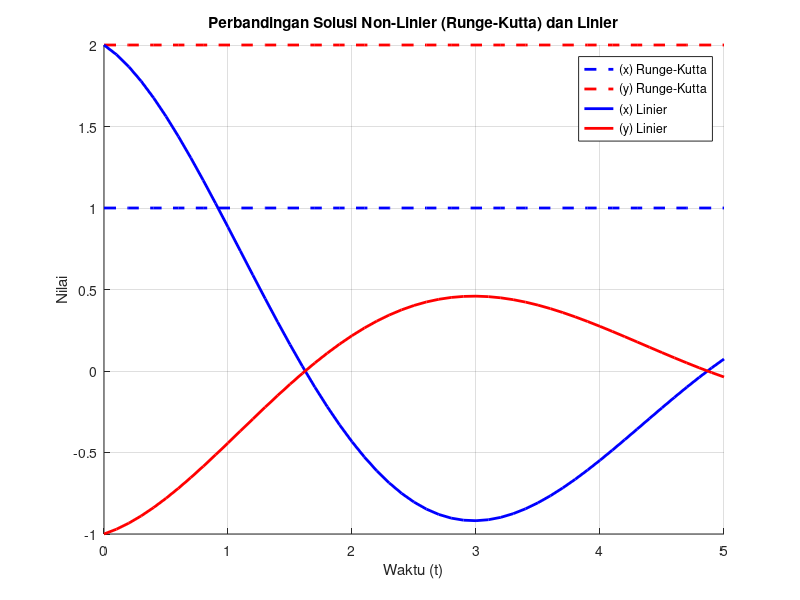

This chart was generated by the following MATLAB code:
% MATLAB Code: Comparison of Non-linear Runge-Kutta and Linearized Solution
clc;
clear;

% Parameter dan kondisi awal
u1 = 3/4; 
u2 = 1/2;
h = 0.1; % langkah waktu
t_end = 5; % waktu akhir
t = 0:h:t_end; % vektor waktu

% Kondisi awal
x0 = 1; 
y0 = 2;

% Sistem Non-Linier: Runge-Kutta Orde 4
x_nl = zeros(size(t)); % solusi x non-linier
y_nl = zeros(size(t)); % solusi y non-linier
x_nl(1) = x0;
y_nl(1) = y0;

for i = 1:length(t)-1
    % f(x, y) = dx/dt
    f = @(x, y) (1 - u1)*y^2 - x^2;
    % g(x, y) = dy/dt
    g = @(x, y) x - u2*x*y;
    
    % Runge-Kutta 4 untuk x
    k1 = h * f(x_nl(i), y_nl(i));
    l1 = h * g(x_nl(i), y_nl(i));
    
    k2 = h * f(x_nl(i) + 0.5*k1, y_nl(i) + 0.5*l1);
    l2 = h * g(x_nl(i) + 0.5*k1, y_nl(i) + 0.5*l1);
    
    k3 = h * f(x_nl(i) + 0.5*k2, y_nl(i) + 0.5*l2);
    l3 = h * g(x_nl(i) + 0.5*k2, y_nl(i) + 0.5*l2);
    
    k4 = h * f(x_nl(i) + k3, y_nl(i) + l3);
    l4 = h * g(x_nl(i) + k3, y_nl(i) + l3);
    
    x_nl(i+1) = x_nl(i) + (1/6)*(k1 + 2*k2 + 2*k3 + k4);
    y_nl(i+1) = y_nl(i) + (1/6)*(l1 + 2*l2 + 2*l3 + l4);
end

% Sistem Linier: Solusi Analitik
A = [0, 1; -1, -u2];
eig_val = eig(A);
C1 = (y0 - x0)/2; % koefisien pertama
C2 = (y0 + x0)/2; % koefisien kedua

x_lin = C1 * exp(eig_val(1)*t) + C2 * exp(eig_val(2)*t);
y_lin = C1 * exp(eig_val(1)*t) - C2 * exp(eig_val(2)*t);

% Plot Hasil
figure;
hold on;
plot(t, x_nl, '--b', 'LineWidth', 2, 'DisplayName', '(x) Runge-Kutta');
plot(t, y_nl, '--r', 'LineWidth', 2, 'DisplayName', '(y) Runge-Kutta');
plot(t, x_lin, 'b', 'LineWidth', 2, 'DisplayName', '(x) Linier');
plot(t, y_lin, 'r', 'LineWidth', 2, 'DisplayName', '(y) Linier');
hold off;

% Tambahkan detail grafik
xlabel('Waktu (t)');
ylabel('Nilai');
title('Perbandingan Solusi Non-Linier (Runge-Kutta) dan Linier');
legend('Location', 'Best');
grid on;